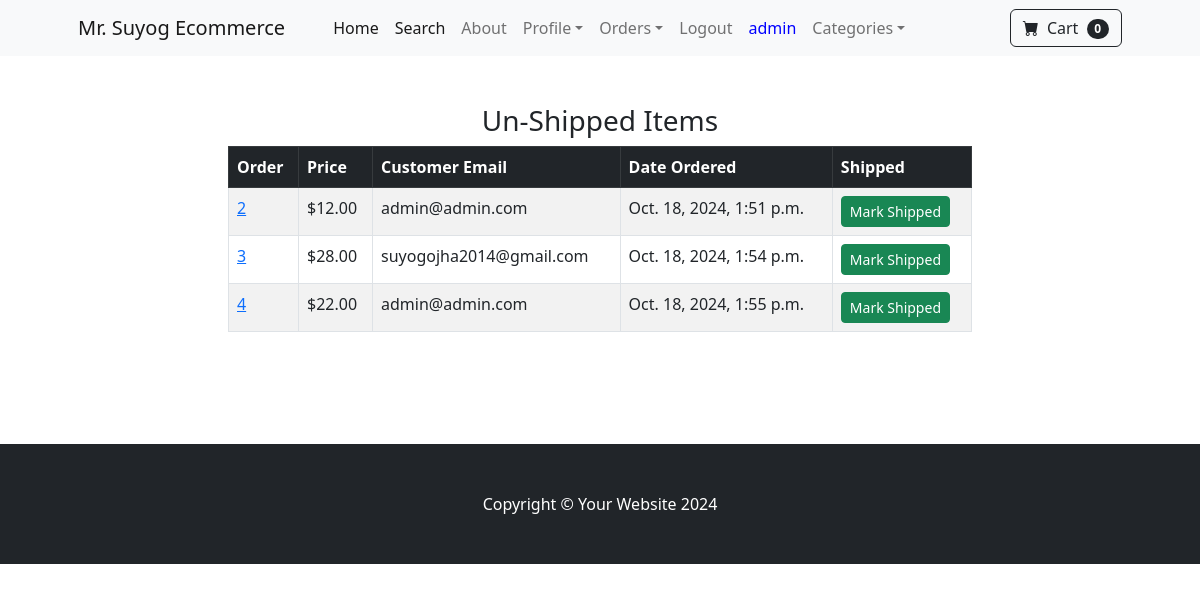
/payment/not_shipped_dash (signed in), run on an earlier commit of the app's database.
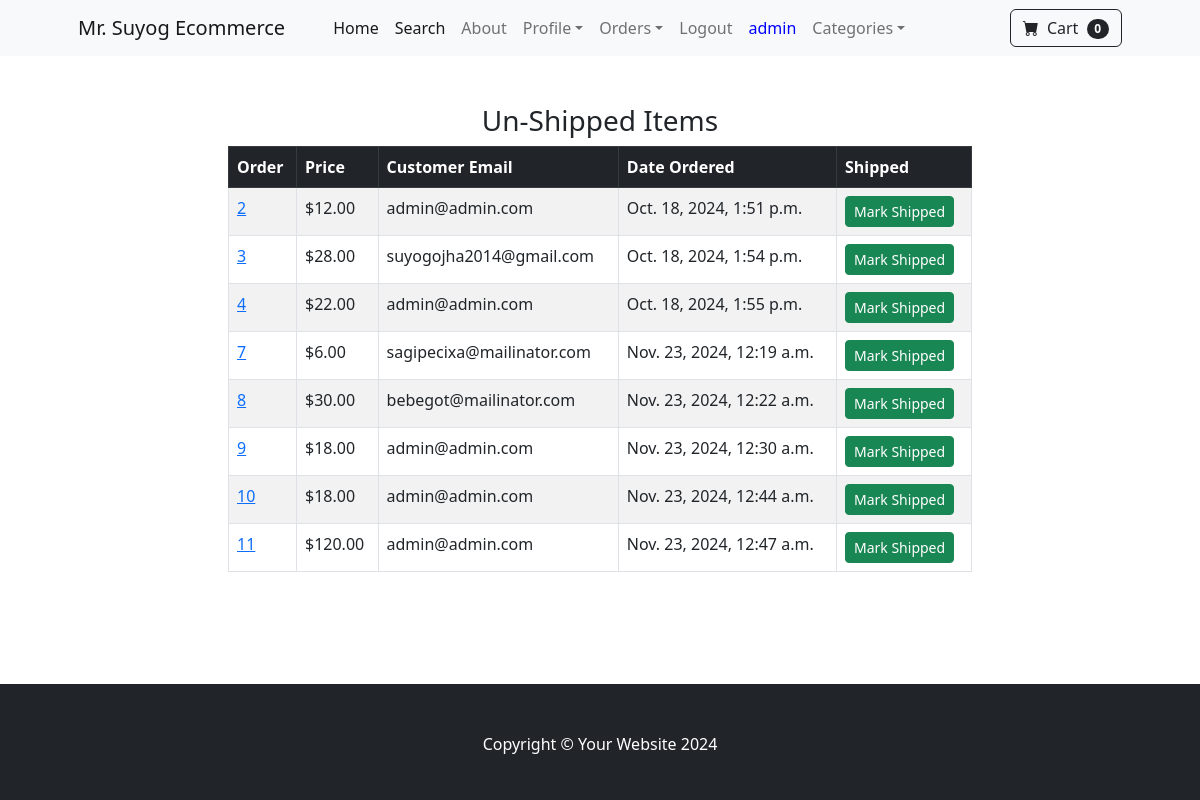
And on a later commit of the database.
### payment/models.py (models this page shows, shortened)
class Order(models.Model):
	user = models.ForeignKey(User, on_delete=models.CASCADE, null=True, blank=True)
	full_name = models.CharField(max_length=250)
	email = models.EmailField(max_length=250)
	shipping_address = models.TextField(max_length=15000)
	amount_paid = models.DecimalField(max_digits=7, decimal_places=2)
	date_ordered = models.DateTimeField(auto_now_add=True)
	shipped = models.BooleanField(default=False)
	date_shipped = models.DateTimeField(blank=True, null=True)
	invoice = models.CharField(max_length=100, blank=True, null=True)
	paid = models.BooleanField(default=False)

### payment/views.py (the view, shortened to what this page needs)
# urls.py: path('not_shipped_dash', views.not_shipped_dash, name="not_shipped_dash"),
def not_shipped_dash(request):
	if request.user.is_authenticated and request.user.is_superuser:
		orders = Order.objects.filter(shipped=False)
		return render(request, "payment/not_shipped_dash.html", {"orders":orders})
	else:
		messages.success(request, "Access Denied")
		return redirect('home')

### cart/cart.py (called while the page is built)
    def __len__(self):
        return len(self.cart)

### cart/context_processors.py (called while the page is built)
def cart(request):
    return{'cart': Cart(request)}

### payment/templates/payment/not_shipped_dash.html (shortened to what this page needs)
{% extends 'base.html' %}
{% block content %}
        <div class="container">
        	<div class="row">
        		<center>
        			<div class="col-8">
        				<br/><br/>
<h3>Un-Shipped Items</h3>
<table class="table table-striped table-hover table-bordered">
  <thead class="table-dark">
    <tr>
      <th scope="col">Order</th>
      <th scope="col">Price</th>
      <th scope="col">Customer Email</th>
      <th scope="col">Date Ordered</th>
      <th scope="col">Shipped</th>
    </tr>
  </thead>
  <tbody>
  	{% for item in orders %}
    <tr>
      <td><a href="{% url 'orders' item.id %}">{{ item.id }}</a></td>
      <td>${{ item.amount_paid }}</td>
      <td>{{ item.email }}</td>
      <td>{{ item.date_ordered }}</td>
      <td>
        <form method="POST">
          <button type="Submit" class="btn btn-success btn-sm">Mark Shipped</button>
        </form>
      </td>
    </tr>
    {% endfor %}
  </tbody>
</table>
<br/><br/>
<br/><br/>
        			</div>
        		</center>
        	</div>
        </div>
{% endblock %}

What changed in the data, as far as the page shows it:
added Order: id "7", amount_paid "6.00", email "sagipecixa@mailinator.com", date_ordered "Nov. 23, 2024, 12:19 a.m."
added Order: id "8", amount_paid "30.00", email "bebegot@mailinator.com", date_ordered "Nov. 23, 2024, 12:22 a.m."
added Order: id "9", amount_paid "18.00", email "admin@admin.com", date_ordered "Nov. 23, 2024, 12:30 a.m."
added Order: id "10", amount_paid "18.00", email "admin@admin.com", date_ordered "Nov. 23, 2024, 12:44 a.m."
added Order: id "11", amount_paid "120.00", email "admin@admin.com", date_ordered "Nov. 23, 2024, 12:47 a.m."
